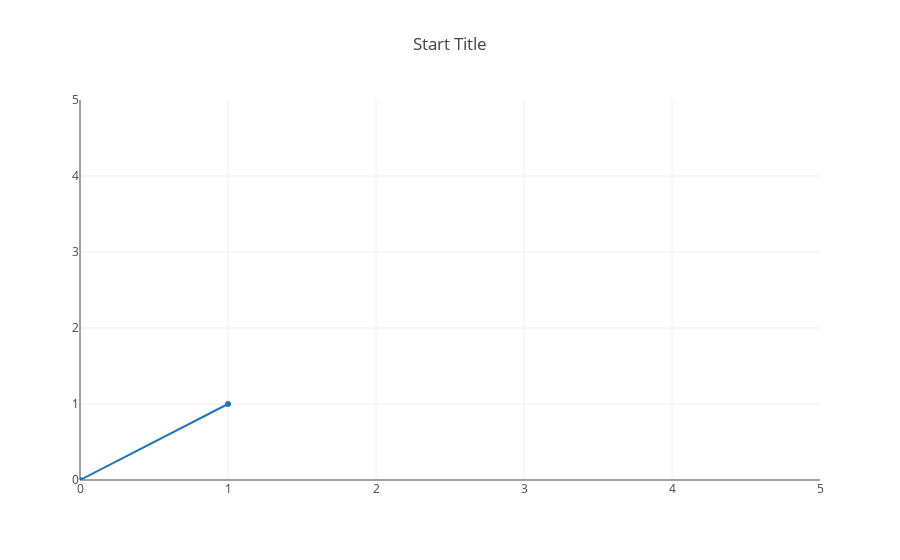

The cell this chart's notebook holds for it:
### Code cell
from plotly.offline import init_notebook_mode, iplot
from IPython.display import display, HTML

init_notebook_mode(connected=True)

figure = {'data': [{'x': [0, 1], 'y': [0, 1]}],
          'layout': {'xaxis': {'range': [0, 5], 'autorange': False},
                     'yaxis': {'range': [0, 5], 'autorange': False},
                     'title': 'Start Title'},
          'frames': [{'data': [{'x': [1, 2], 'y': [1, 2]}]},
                     {'data': [{'x': [1, 4], 'y': [1, 4]}]},
                     {'data': [{'x': [3, 4], 'y': [3, 4]}],
                      'layout': {'title': 'End Title'}}]}

iplot(figure)

### Figure 1 — Plotly figure (JSON) as saved in the notebook; plotly's stock layout.template omitted (floating-point values rounded to 4 significant figures)
{"data": [{"type": "scatter", "uid": "eb66a481-d184-4d14-bc06-a8c88c60d1b2", "x": [0, 1], "y": [0, 1]}], "layout": {"title": {"text": "Start Title"}, "xaxis": {"autorange": false, "range": [0, 5]}, "yaxis": {"autorange": false, "range": [0, 5]}}}
